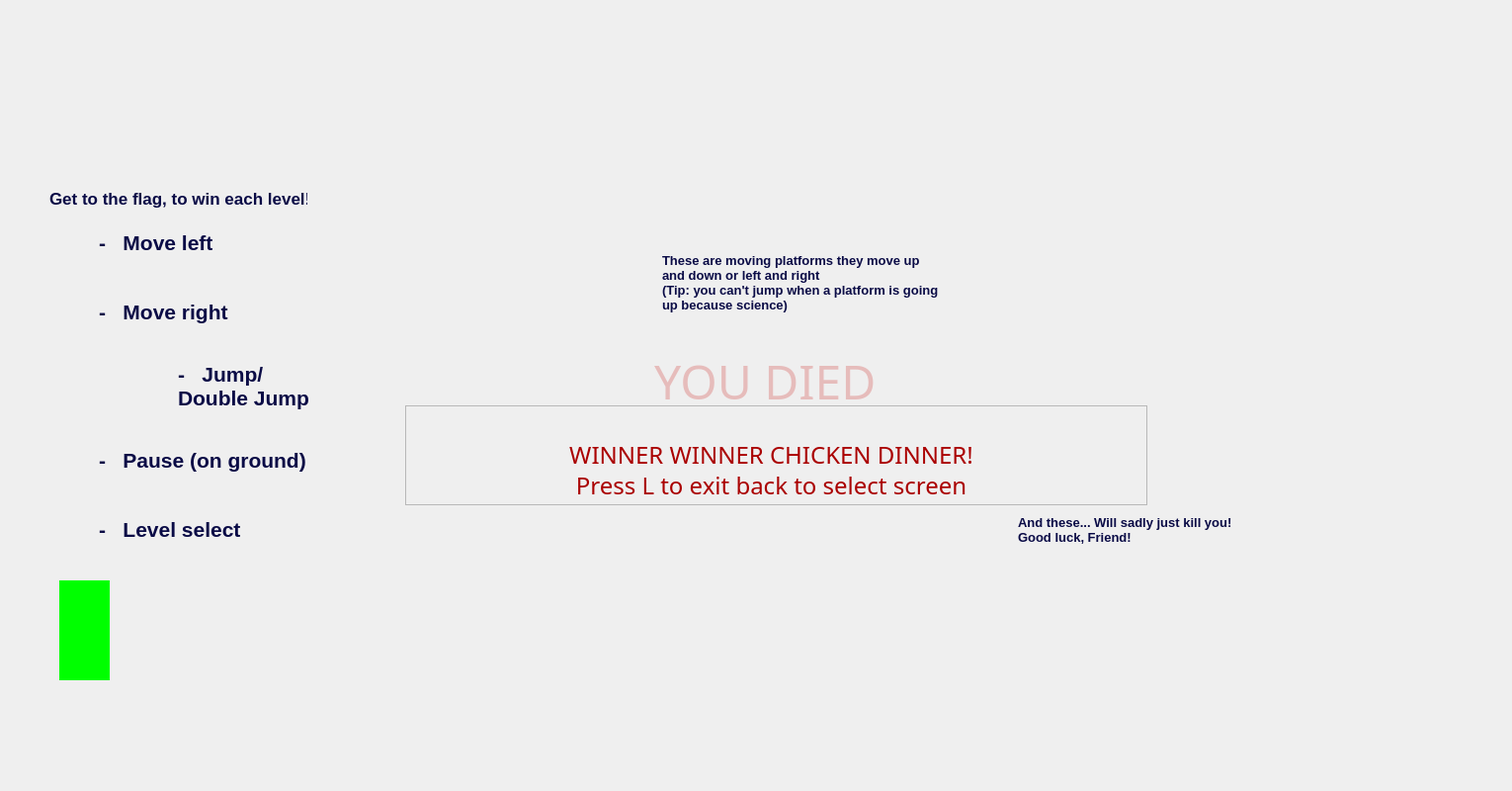
<?xml version="1.0" encoding="UTF-8"?>
<ui version="4.0">
 <class>MainWindow</class>
 <widget class="QMainWindow" name="MainWindow">
  <property name="geometry">
   <rect>
    <x>0</x>
    <y>0</y>
    <width>1530</width>
    <height>800</height>
   </rect>
  </property>
  <property name="windowTitle">
   <string>Maze</string>
  </property>
  <property name="styleSheet">
   <string notr="true"/>
  </property>
  <widget class="QWidget" name="centralwidget">
   <widget class="QLabel" name="lbl_player">
    <property name="geometry">
     <rect>
      <x>60</x>
      <y>587</y>
      <width>51</width>
      <height>101</height>
     </rect>
    </property>
    <property name="styleSheet">
     <string notr="true">background-color:rgb(0, 255, 0)</string>
    </property>
    <property name="text">
     <string/>
    </property>
    <property name="pixmap">
     <pixmap>../../images/friend.png</pixmap>
    </property>
   </widget>
   <widget class="QLabel" name="lbl_plat">
    <property name="geometry">
     <rect>
      <x>0</x>
      <y>690</y>
      <width>601</width>
      <height>63</height>
     </rect>
    </property>
    <property name="styleSheet">
     <string notr="true"/>
    </property>
    <property name="text">
     <string/>
    </property>
    <property name="pixmap">
     <pixmap>../../images/floor.png</pixmap>
    </property>
    <property name="scaledContents">
     <bool>true</bool>
    </property>
   </widget>
   <widget class="QLabel" name="lbl_dead">
    <property name="geometry">
     <rect>
      <x>470</x>
      <y>340</y>
      <width>621</width>
      <height>91</height>
     </rect>
    </property>
    <property name="font">
     <font>
      <family>Matura MT Script Capitals</family>
      <pointsize>36</pointsize>
      <italic>false</italic>
      <bold>false</bold>
     </font>
    </property>
    <property name="styleSheet">
     <string notr="true">color: qlineargradient(spread:pad, x1:0, y1:0, x2:1, y2:1, stop:0 rgba(200, 6, 0, 55), stop:1 rgba(200, 6, 0, 55));
font: 36pt &quot;Matura MT Script Capitals&quot;;</string>
    </property>
    <property name="text">
     <string>YOU DIED </string>
    </property>
    <property name="alignment">
     <set>Qt::AlignCenter</set>
    </property>
   </widget>
   <widget class="QLabel" name="lbl_plath">
    <property name="geometry">
     <rect>
      <x>660</x>
      <y>170</y>
      <width>111</width>
      <height>16</height>
     </rect>
    </property>
    <property name="text">
     <string/>
    </property>
    <property name="pixmap">
     <pixmap>../../images/moving_platform.png</pixmap>
    </property>
    <property name="scaledContents">
     <bool>true</bool>
    </property>
   </widget>
   <widget class="QLabel" name="lbl_platv">
    <property name="geometry">
     <rect>
      <x>700</x>
      <y>710</y>
      <width>91</width>
      <height>16</height>
     </rect>
    </property>
    <property name="text">
     <string/>
    </property>
    <property name="pixmap">
     <pixmap>../../images/moving_platform.png</pixmap>
    </property>
    <property name="scaledContents">
     <bool>true</bool>
    </property>
   </widget>
   <widget class="QLabel" name="lbl_platk">
    <property name="geometry">
     <rect>
      <x>1008</x>
      <y>659</y>
      <width>311</width>
      <height>41</height>
     </rect>
    </property>
    <property name="text">
     <string/>
    </property>
    <property name="pixmap">
     <pixmap>../../images/spikes_u.png</pixmap>
    </property>
   </widget>
   <widget class="QLabel" name="lbl_win">
    <property name="geometry">
     <rect>
      <x>1470</x>
      <y>600</y>
      <width>49</width>
      <height>91</height>
     </rect>
    </property>
    <property name="text">
     <string/>
    </property>
    <property name="pixmap">
     <pixmap>../../images/flagpole.png</pixmap>
    </property>
   </widget>
   <widget class="QFrame" name="lbl_winner">
    <property name="geometry">
     <rect>
      <x>410</x>
      <y>410</y>
      <width>751</width>
      <height>101</height>
     </rect>
    </property>
    <property name="frameShape">
     <enum>QFrame::StyledPanel</enum>
    </property>
    <property name="frameShadow">
     <enum>QFrame::Raised</enum>
    </property>
    <widget class="QLabel" name="lbl_1">
     <property name="geometry">
      <rect>
       <x>-10</x>
       <y>40</y>
       <width>761</width>
       <height>20</height>
      </rect>
     </property>
     <property name="font">
      <font>
       <family>Bahnschrift SemiCondensed</family>
       <pointsize>18</pointsize>
       <italic>false</italic>
       <bold>false</bold>
      </font>
     </property>
     <property name="styleSheet">
      <string notr="true">color: rgb(170, 0, 0);
font: 18pt &quot;Bahnschrift SemiCondensed&quot;;</string>
     </property>
     <property name="text">
      <string>WINNER WINNER CHICKEN DINNER!</string>
     </property>
     <property name="alignment">
      <set>Qt::AlignCenter</set>
     </property>
    </widget>
    <widget class="QLabel" name="lbl_2">
     <property name="geometry">
      <rect>
       <x>-10</x>
       <y>70</y>
       <width>761</width>
       <height>21</height>
      </rect>
     </property>
     <property name="font">
      <font>
       <family>Bahnschrift SemiCondensed</family>
       <pointsize>18</pointsize>
       <italic>false</italic>
       <bold>false</bold>
      </font>
     </property>
     <property name="styleSheet">
      <string notr="true">color: rgb(170, 0, 0);
font: 18pt &quot;Bahnschrift SemiCondensed&quot;;</string>
     </property>
     <property name="text">
      <string>Press L to exit back to select screen</string>
     </property>
     <property name="alignment">
      <set>Qt::AlignCenter</set>
     </property>
    </widget>
   </widget>
   <widget class="QLabel" name="label">
    <property name="geometry">
     <rect>
      <x>10</x>
      <y>130</y>
      <width>341</width>
      <height>511</height>
     </rect>
    </property>
    <property name="styleSheet">
     <string notr="true">color: rgb(10, 11, 70);</string>
    </property>
    <property name="text">
     <string/>
    </property>
    <property name="pixmap">
     <pixmap>../../images/blank.png</pixmap>
    </property>
    <property name="scaledContents">
     <bool>true</bool>
    </property>
   </widget>
   <widget class="QLabel" name="label_2">
    <property name="geometry">
     <rect>
      <x>50</x>
      <y>220</y>
      <width>41</width>
      <height>51</height>
     </rect>
    </property>
    <property name="text">
     <string/>
    </property>
    <property name="textFormat">
     <enum>Qt::PlainText</enum>
    </property>
    <property name="pixmap">
     <pixmap>../../images/a.png</pixmap>
    </property>
    <property name="scaledContents">
     <bool>false</bool>
    </property>
    <property name="alignment">
     <set>Qt::AlignLeading|Qt::AlignLeft|Qt::AlignVCenter</set>
    </property>
   </widget>
   <widget class="QLabel" name="label_3">
    <property name="geometry">
     <rect>
      <x>100</x>
      <y>220</y>
      <width>131</width>
      <height>51</height>
     </rect>
    </property>
    <property name="font">
     <font>
      <family>Arial</family>
      <pointsize>16</pointsize>
      <bold>true</bold>
     </font>
    </property>
    <property name="styleSheet">
     <string notr="true">color: rgb(10, 11, 70);</string>
    </property>
    <property name="text">
     <string>-   Move left</string>
    </property>
    <property name="textFormat">
     <enum>Qt::PlainText</enum>
    </property>
    <property name="scaledContents">
     <bool>false</bool>
    </property>
    <property name="alignment">
     <set>Qt::AlignLeading|Qt::AlignLeft|Qt::AlignVCenter</set>
    </property>
   </widget>
   <widget class="QLabel" name="label_4">
    <property name="geometry">
     <rect>
      <x>100</x>
      <y>290</y>
      <width>131</width>
      <height>51</height>
     </rect>
    </property>
    <property name="font">
     <font>
      <family>Arial</family>
      <pointsize>16</pointsize>
      <bold>true</bold>
     </font>
    </property>
    <property name="styleSheet">
     <string notr="true">color: rgb(10, 11, 70);</string>
    </property>
    <property name="text">
     <string>-   Move right</string>
    </property>
    <property name="textFormat">
     <enum>Qt::PlainText</enum>
    </property>
    <property name="scaledContents">
     <bool>false</bool>
    </property>
    <property name="alignment">
     <set>Qt::AlignLeading|Qt::AlignLeft|Qt::AlignVCenter</set>
    </property>
   </widget>
   <widget class="QLabel" name="label_5">
    <property name="geometry">
     <rect>
      <x>50</x>
      <y>290</y>
      <width>41</width>
      <height>51</height>
     </rect>
    </property>
    <property name="text">
     <string/>
    </property>
    <property name="textFormat">
     <enum>Qt::PlainText</enum>
    </property>
    <property name="pixmap">
     <pixmap>../../images/d.png</pixmap>
    </property>
    <property name="scaledContents">
     <bool>false</bool>
    </property>
    <property name="alignment">
     <set>Qt::AlignLeading|Qt::AlignLeft|Qt::AlignVCenter</set>
    </property>
   </widget>
   <widget class="QLabel" name="label_6">
    <property name="geometry">
     <rect>
      <x>180</x>
      <y>360</y>
      <width>141</width>
      <height>61</height>
     </rect>
    </property>
    <property name="font">
     <font>
      <family>Arial</family>
      <pointsize>16</pointsize>
      <bold>true</bold>
     </font>
    </property>
    <property name="styleSheet">
     <string notr="true">color: rgb(10, 11, 70);</string>
    </property>
    <property name="text">
     <string>-   Jump/ Double Jump</string>
    </property>
    <property name="textFormat">
     <enum>Qt::PlainText</enum>
    </property>
    <property name="scaledContents">
     <bool>false</bool>
    </property>
    <property name="alignment">
     <set>Qt::AlignLeading|Qt::AlignLeft|Qt::AlignVCenter</set>
    </property>
    <property name="wordWrap">
     <bool>true</bool>
    </property>
   </widget>
   <widget class="QLabel" name="label_7">
    <property name="geometry">
     <rect>
      <x>30</x>
      <y>360</y>
      <width>131</width>
      <height>31</height>
     </rect>
    </property>
    <property name="text">
     <string/>
    </property>
    <property name="textFormat">
     <enum>Qt::PlainText</enum>
    </property>
    <property name="pixmap">
     <pixmap>../../images/blank.png</pixmap>
    </property>
    <property name="scaledContents">
     <bool>true</bool>
    </property>
    <property name="alignment">
     <set>Qt::AlignLeading|Qt::AlignLeft|Qt::AlignVCenter</set>
    </property>
   </widget>
   <widget class="QLabel" name="label_8">
    <property name="geometry">
     <rect>
      <x>100</x>
      <y>440</y>
      <width>221</width>
      <height>51</height>
     </rect>
    </property>
    <property name="font">
     <font>
      <family>Arial</family>
      <pointsize>16</pointsize>
      <bold>true</bold>
     </font>
    </property>
    <property name="styleSheet">
     <string notr="true">color: rgb(10, 11, 70);</string>
    </property>
    <property name="text">
     <string>-   Pause (on ground)</string>
    </property>
    <property name="textFormat">
     <enum>Qt::PlainText</enum>
    </property>
    <property name="scaledContents">
     <bool>false</bool>
    </property>
    <property name="alignment">
     <set>Qt::AlignLeading|Qt::AlignLeft|Qt::AlignVCenter</set>
    </property>
   </widget>
   <widget class="QLabel" name="label_9">
    <property name="geometry">
     <rect>
      <x>50</x>
      <y>440</y>
      <width>41</width>
      <height>51</height>
     </rect>
    </property>
    <property name="text">
     <string/>
    </property>
    <property name="textFormat">
     <enum>Qt::PlainText</enum>
    </property>
    <property name="pixmap">
     <pixmap>../../images/p.png</pixmap>
    </property>
    <property name="scaledContents">
     <bool>false</bool>
    </property>
    <property name="alignment">
     <set>Qt::AlignLeading|Qt::AlignLeft|Qt::AlignVCenter</set>
    </property>
   </widget>
   <widget class="QLabel" name="label_10">
    <property name="geometry">
     <rect>
      <x>100</x>
      <y>510</y>
      <width>191</width>
      <height>51</height>
     </rect>
    </property>
    <property name="font">
     <font>
      <family>Arial</family>
      <pointsize>16</pointsize>
      <bold>true</bold>
     </font>
    </property>
    <property name="styleSheet">
     <string notr="true">color: rgb(10, 11, 70);</string>
    </property>
    <property name="text">
     <string>-   Level select</string>
    </property>
    <property name="textFormat">
     <enum>Qt::PlainText</enum>
    </property>
    <property name="scaledContents">
     <bool>false</bool>
    </property>
    <property name="alignment">
     <set>Qt::AlignLeading|Qt::AlignLeft|Qt::AlignVCenter</set>
    </property>
   </widget>
   <widget class="QLabel" name="label_11">
    <property name="geometry">
     <rect>
      <x>50</x>
      <y>510</y>
      <width>41</width>
      <height>51</height>
     </rect>
    </property>
    <property name="text">
     <string/>
    </property>
    <property name="textFormat">
     <enum>Qt::PlainText</enum>
    </property>
    <property name="pixmap">
     <pixmap>../../images/l.png</pixmap>
    </property>
    <property name="scaledContents">
     <bool>false</bool>
    </property>
    <property name="alignment">
     <set>Qt::AlignLeading|Qt::AlignLeft|Qt::AlignVCenter</set>
    </property>
   </widget>
   <widget class="QLabel" name="label_12">
    <property name="geometry">
     <rect>
      <x>640</x>
      <y>240</y>
      <width>341</width>
      <height>91</height>
     </rect>
    </property>
    <property name="styleSheet">
     <string notr="true">color: rgb(10, 11, 70);</string>
    </property>
    <property name="text">
     <string/>
    </property>
    <property name="pixmap">
     <pixmap>../../images/blank.png</pixmap>
    </property>
    <property name="scaledContents">
     <bool>true</bool>
    </property>
   </widget>
   <widget class="QLabel" name="lbl_plat_2">
    <property name="geometry">
     <rect>
      <x>570</x>
      <y>140</y>
      <width>61</width>
      <height>91</height>
     </rect>
    </property>
    <property name="styleSheet">
     <string notr="true"/>
    </property>
    <property name="text">
     <string/>
    </property>
    <property name="indent">
     <number>0</number>
    </property>
   </widget>
   <widget class="QLabel" name="lbl_plat_3">
    <property name="geometry">
     <rect>
      <x>1000</x>
      <y>140</y>
      <width>61</width>
      <height>91</height>
     </rect>
    </property>
    <property name="styleSheet">
     <string notr="true"/>
    </property>
    <property name="text">
     <string/>
    </property>
    <property name="indent">
     <number>0</number>
    </property>
   </widget>
   <widget class="QLabel" name="label_13">
    <property name="geometry">
     <rect>
      <x>670</x>
      <y>240</y>
      <width>281</width>
      <height>91</height>
     </rect>
    </property>
    <property name="font">
     <font>
      <family>Arial</family>
      <pointsize>10</pointsize>
      <bold>true</bold>
     </font>
    </property>
    <property name="styleSheet">
     <string notr="true">color: rgb(10, 11, 70);</string>
    </property>
    <property name="text">
     <string>These are moving platforms they move up and down or left and right                               (Tip: you can't jump when a platform is going up because science)</string>
    </property>
    <property name="wordWrap">
     <bool>true</bool>
    </property>
   </widget>
   <widget class="QLabel" name="lbl_plat_4">
    <property name="geometry">
     <rect>
      <x>620</x>
      <y>240</y>
      <width>371</width>
      <height>91</height>
     </rect>
    </property>
    <property name="styleSheet">
     <string notr="true"/>
    </property>
    <property name="text">
     <string/>
    </property>
    <property name="indent">
     <number>0</number>
    </property>
   </widget>
   <widget class="QLabel" name="lbl_plat_5">
    <property name="geometry">
     <rect>
      <x>900</x>
      <y>690</y>
      <width>791</width>
      <height>64</height>
     </rect>
    </property>
    <property name="styleSheet">
     <string notr="true"/>
    </property>
    <property name="text">
     <string/>
    </property>
    <property name="pixmap">
     <pixmap>../../images/floor.png</pixmap>
    </property>
    <property name="scaledContents">
     <bool>true</bool>
    </property>
   </widget>
   <widget class="QLabel" name="label_14">
    <property name="geometry">
     <rect>
      <x>1030</x>
      <y>490</y>
      <width>241</width>
      <height>91</height>
     </rect>
    </property>
    <property name="font">
     <font>
      <family>Arial</family>
      <pointsize>10</pointsize>
      <bold>true</bold>
     </font>
    </property>
    <property name="styleSheet">
     <string notr="true">color: rgb(10, 11, 70);</string>
    </property>
    <property name="text">
     <string>And these... Will sadly just kill you! Good luck, Friend!</string>
    </property>
    <property name="wordWrap">
     <bool>true</bool>
    </property>
   </widget>
   <widget class="QLabel" name="label_15">
    <property name="geometry">
     <rect>
      <x>990</x>
      <y>500</y>
      <width>341</width>
      <height>71</height>
     </rect>
    </property>
    <property name="styleSheet">
     <string notr="true">color: rgb(10, 11, 70);</string>
    </property>
    <property name="text">
     <string/>
    </property>
    <property name="pixmap">
     <pixmap>../../images/blank.png</pixmap>
    </property>
    <property name="scaledContents">
     <bool>true</bool>
    </property>
   </widget>
   <widget class="QLabel" name="label_16">
    <property name="geometry">
     <rect>
      <x>0</x>
      <y>0</y>
      <width>1601</width>
      <height>800</height>
     </rect>
    </property>
    <property name="text">
     <string notr="true"/>
    </property>
    <property name="pixmap">
     <pixmap>../../images/sky.png</pixmap>
    </property>
   </widget>
   <widget class="QLabel" name="label_17">
    <property name="geometry">
     <rect>
      <x>50</x>
      <y>180</y>
      <width>261</width>
      <height>41</height>
     </rect>
    </property>
    <property name="font">
     <font>
      <family>Arial</family>
      <pointsize>13</pointsize>
      <bold>true</bold>
     </font>
    </property>
    <property name="styleSheet">
     <string notr="true">color: rgb(10, 11, 70);</string>
    </property>
    <property name="text">
     <string>Get to the flag, to win each level!</string>
    </property>
   </widget>
   <zorder>label_16</zorder>
   <zorder>lbl_plat_4</zorder>
   <zorder>label_15</zorder>
   <zorder>lbl_plath</zorder>
   <zorder>lbl_platv</zorder>
   <zorder>lbl_platk</zorder>
   <zorder>lbl_plat</zorder>
   <zorder>lbl_win</zorder>
   <zorder>label</zorder>
   <zorder>label_2</zorder>
   <zorder>label_3</zorder>
   <zorder>label_4</zorder>
   <zorder>label_5</zorder>
   <zorder>label_6</zorder>
   <zorder>label_7</zorder>
   <zorder>label_8</zorder>
   <zorder>label_9</zorder>
   <zorder>label_10</zorder>
   <zorder>label_11</zorder>
   <zorder>label_12</zorder>
   <zorder>lbl_plat_2</zorder>
   <zorder>lbl_dead</zorder>
   <zorder>lbl_winner</zorder>
   <zorder>lbl_plat_3</zorder>
   <zorder>label_13</zorder>
   <zorder>lbl_plat_5</zorder>
   <zorder>label_14</zorder>
   <zorder>lbl_player</zorder>
   <zorder>label_17</zorder>
  </widget>
 </widget>
 <resources/>
 <connections/>
 <slots>
  <slot>home()</slot>
 </slots>
</ui>
